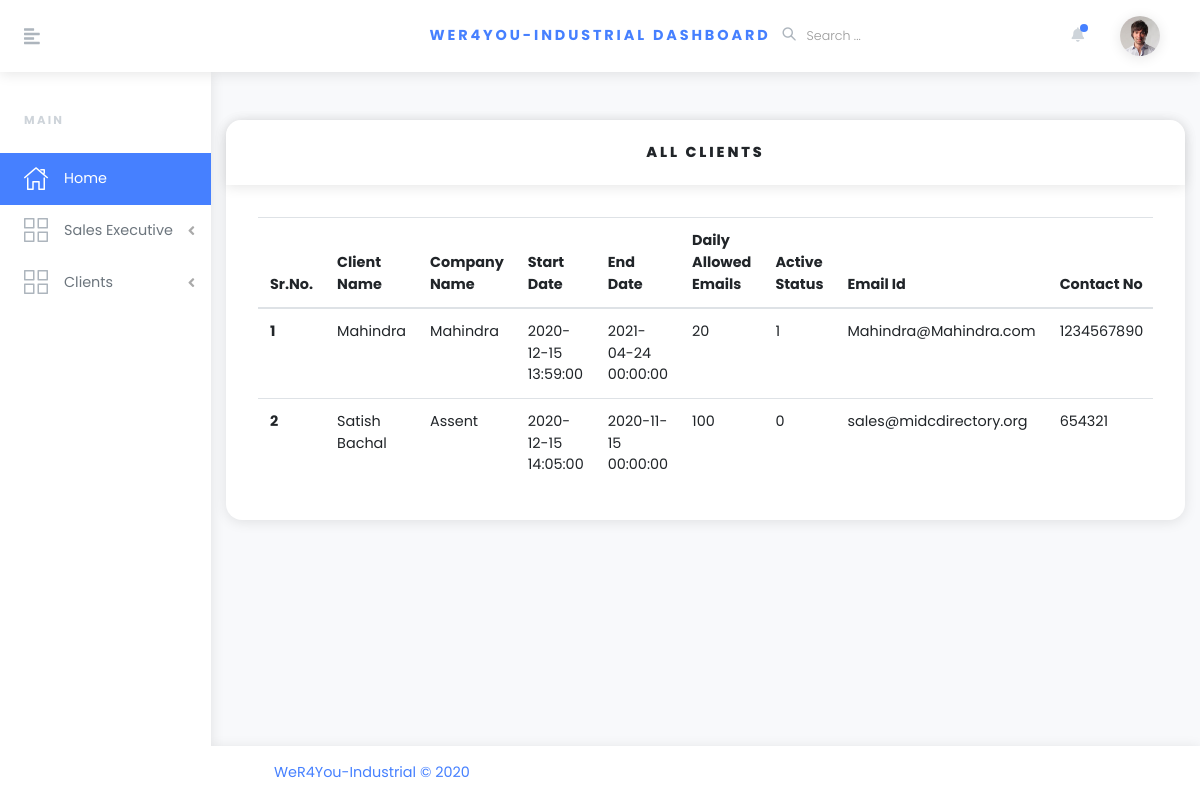
/Admin/allClients.php (signed in), run on the app's committed database.
### tables this page shows
CREATE TABLE IF NOT EXISTS `client` (
  `ClientID` int(11) NOT NULL AUTO_INCREMENT,
  `ClientName` varchar(150) DEFAULT NULL,
  `CompanyName` varchar(150) DEFAULT NULL,
  `StartDate` datetime DEFAULT NULL,
  `EndDate` datetime DEFAULT NULL,
  `DailyAllowedEmails` int(11) DEFAULT NULL,
  `isActive` tinyint(1) DEFAULT NULL,
  `emailId` varchar(150) DEFAULT NULL,
  `Password` varchar(150) DEFAULT NULL,
  `ContactNo` int(11) DEFAULT NULL,
  `AuthenticationKey` varchar(150) DEFAULT NULL,
  `DailyAllowedSms` int(11) DEFAULT NULL,
  `TotalEmailLimit` int(11) DEFAULT NULL,
  `TotalSmsLimit` int(11) DEFAULT NULL,
  `SendByEmailId` varchar(150) DEFAULT NULL,
  PRIMARY KEY (`ClientID`)
);

### Admin/allClients.php (the view, shortened to what this page needs)
<?php
 require('include/connection.php');
 $query = "SELECT * FROM `client`";
 $result = mysqli_query($connection, $query) or die(mysqli_error($connection));
?>
<!DOCTYPE html>
<html>
  <head>
    <link rel="stylesheet" href="vendor/bootstrap/css/bootstrap.min.css">
    <link rel="stylesheet" href="https://use.fontawesome.com/releases/v5.3.1/css/all.css">
    <link rel="stylesheet" href="css/orionicons.css">
    <link rel="stylesheet" href="css/style.default.css" id="theme-stylesheet">
    <link rel="stylesheet" href="css/custom.css">
  </head>
  <body>
    <?php include 'include/header.php'; ?>
    <?php include 'include/sidebar.php'; ?>
      <div class="page-holder w-100 d-flex flex-wrap">
        <div class="container-fluid">
          <section class="py-5">
                <div class="card">
                    <div class="card-header">
                     <center><h6 class="text-uppercase mb-0">All Clients</h6>
                     </center>
                    </div>
                  <?php
                  echo"<div class='card-body'>";
                  echo"<div class= 'table-responsive'>";
                  echo" <table class='table card-text'>";
                      echo"<thead>";
                        echo"<tr>";
                         echo" <th>Sr.No.</th>";
                          echo"<th>Client Name</th>";
                          echo"<th>Company Name</th>";
                          echo"<th>Start Date</th>";
                          echo"<th>End Date</th>";
                          echo"<th>Daily Allowed Emails</th>";
                          echo"<th>Active Status</th>";
                          echo"<th>Email Id</th>";
                          echo"<th>Contact No</th>";
                        echo"</tr>";
                      echo"</thead>";
                      echo"<tbody>";
                    $i=0;
             while ($retrive = mysqli_fetch_array($result))
                  {
                      $ClientName = $retrive['ClientName'];
                      $CompanyName = $retrive['CompanyName'];
                      $StartDate = $retrive['StartDate'];
                      $EndDate = $retrive['EndDate'];
                      $DailyAllowedEmails = $retrive['DailyAllowedEmails'];
                      $isActive = $retrive['isActive'];
                      $emailId = $retrive['emailId'];
                      $ContactNo = $retrive['ContactNo'];
                      echo" <tr>";
                      echo"<th scope='row'>".$i = $i+1;"</th>";
                      echo"<td>$ClientName</td>";
                      echo"<td>$CompanyName</td>";
                      echo"<td>$StartDate</td>";
                      echo"<td>$EndDate</td>";
                      echo"<td>$DailyAllowedEmails</td>";
                      echo"<td>$isActive</td>";
                      echo"<td>$emailId</td>";
                      echo"<td>$ContactNo</td>";
                      echo"</tr>";
                    }
                      echo"</tbody>";
                    echo"</table>";
                    echo"</div>";
                  echo"</div>";
                  ?>
            </div>
          </section>
        </div>
  <footer class="footer bg-white shadow align-self-end py-3 px-xl-5 w-100">
    <div class="container-fluid">
      <div class="row">
        <div class="col-md-6 text-center text-md-left text-primary">
          <p class="mb-2 mb-md-0">WeR4You-Industrial &copy; 2020</p>
        </div>
      </div>
    </div>
  </footer>
</body>
</html>

### data on the page
client: ClientName "Mahindra", CompanyName "Mahindra", StartDate "2020-12-15 13:59:00", EndDate "2021-04-24 00:00:00", DailyAllowedEmails "20", isActive "1", emailId "Mahindra@Mahindra.com", ContactNo "1234567890"
client: i "2", ClientName "Satish Bachal", CompanyName "Assent", StartDate "2020-12-15 14:05:00", EndDate "2020-11-15 00:00:00", DailyAllowedEmails "100", isActive "0", emailId "sales@midcdirectory.org", ContactNo "654321"
